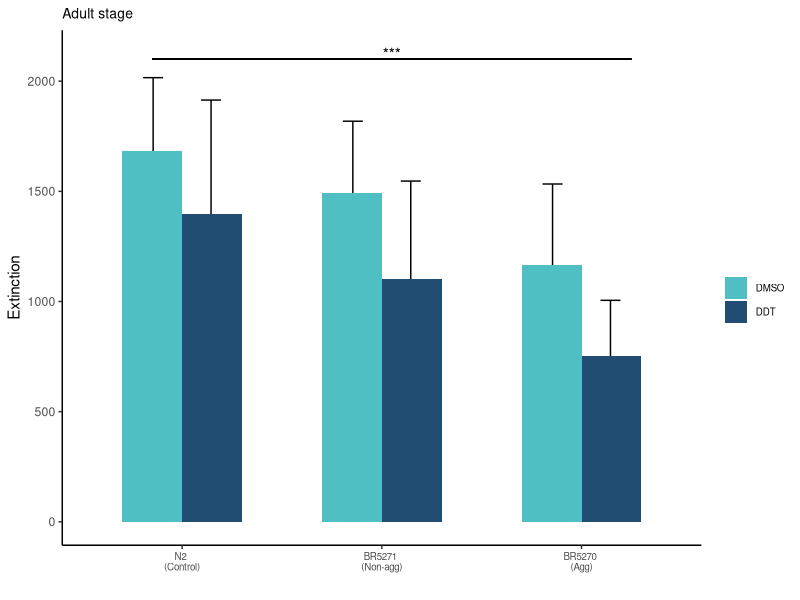
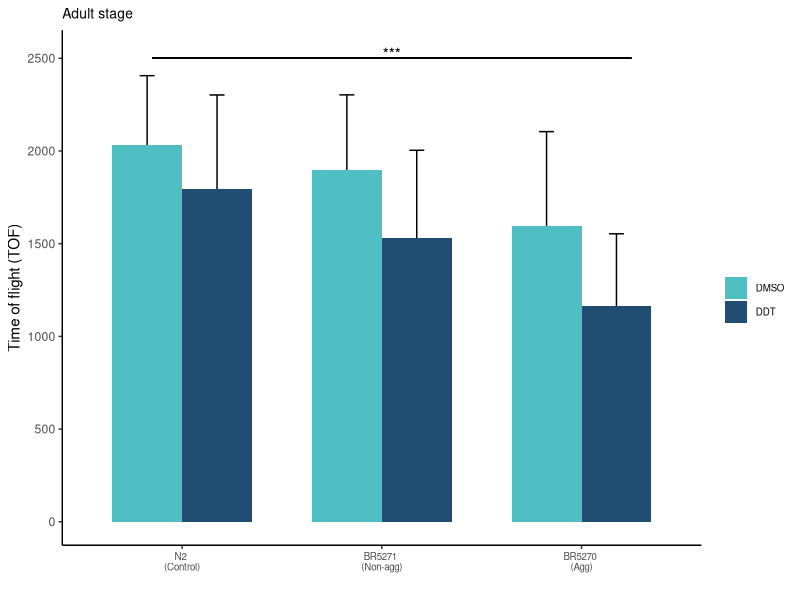
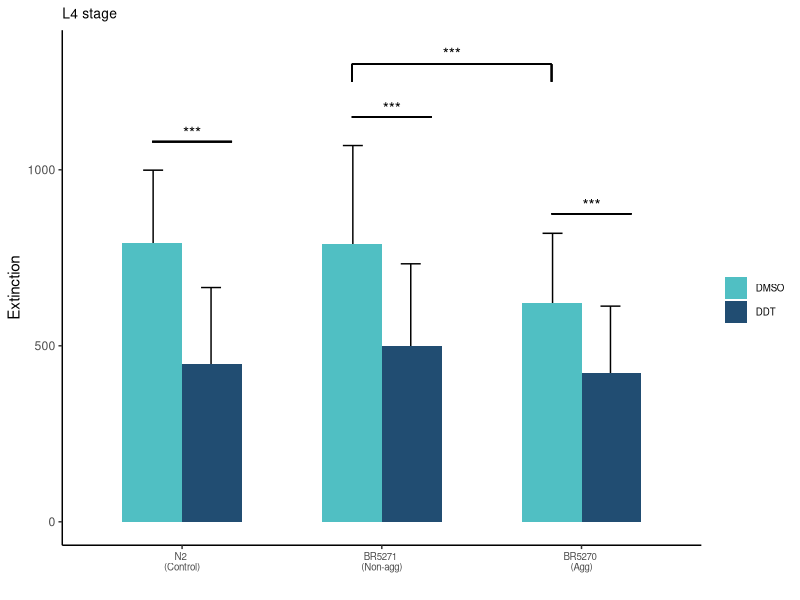
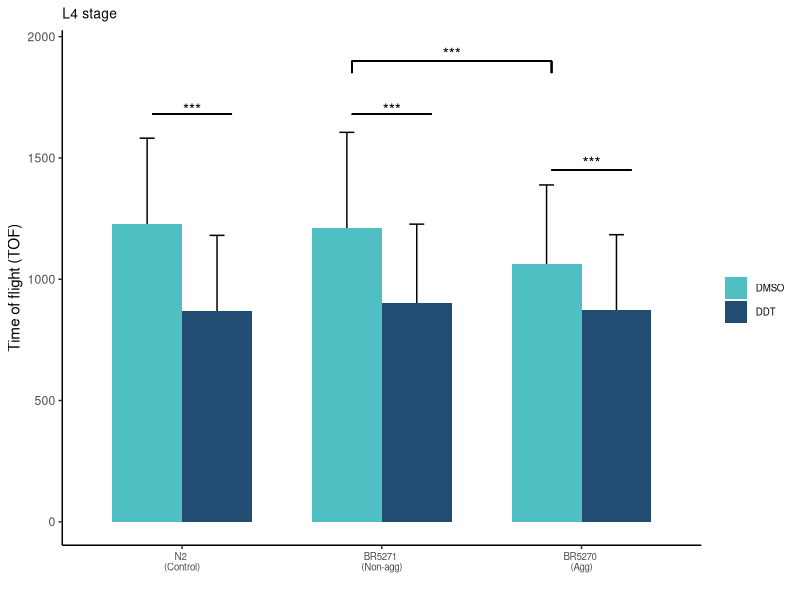
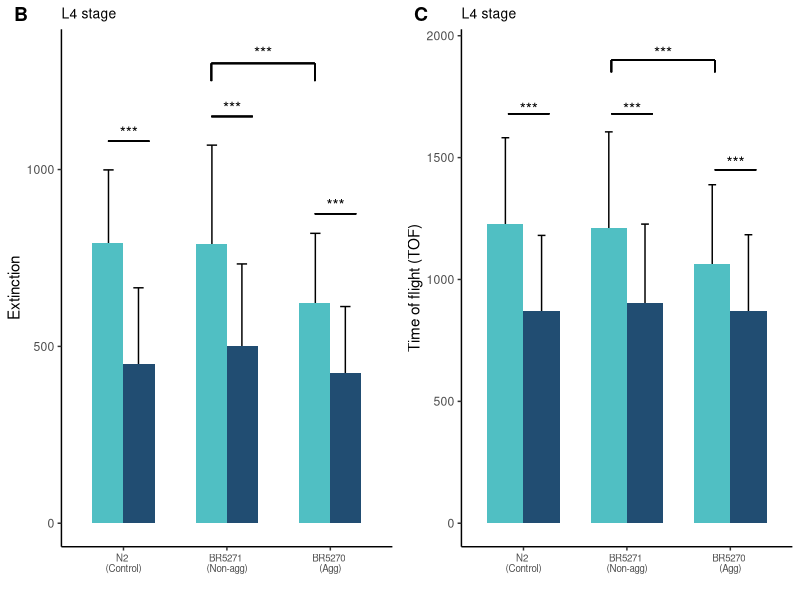
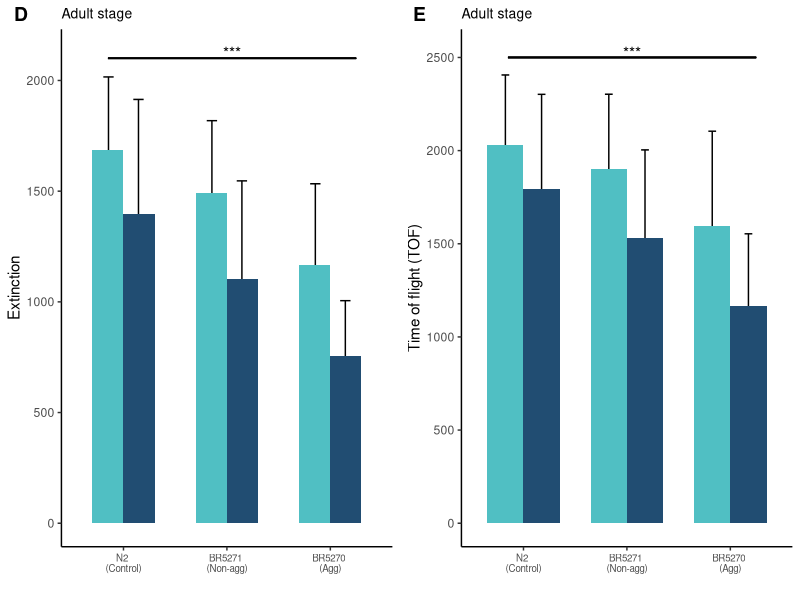
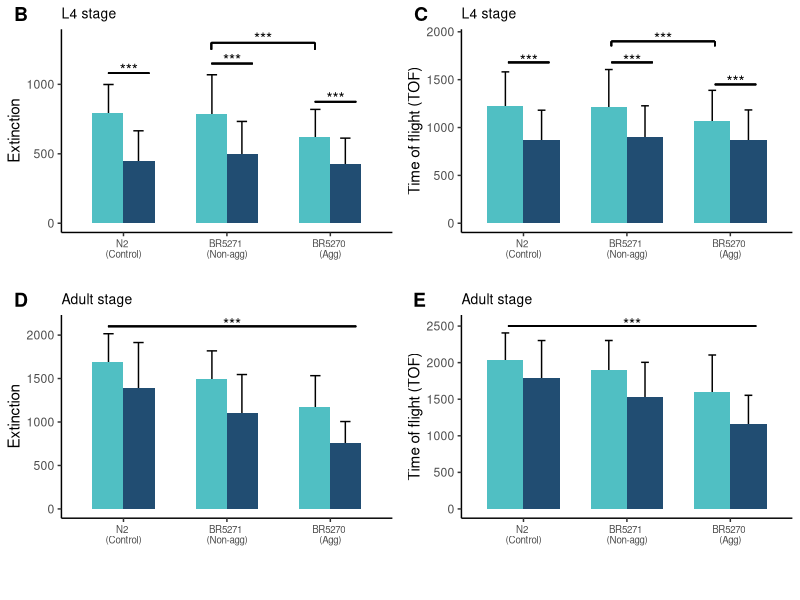

Here is the R script that generated these plots, in order:
############################################################
# ANALYZE WORM SIZE DATA
############################################################

library(tidyverse)
library(ggpubr)
library(gridExtra)
library(cowplot)
# CALL IN L4 DATA

all_l4s <- read_tsv("worm_size/data/L4s_bars.txt") %>% 
    mutate(time = "46-to-50")

all_adults <- read_tsv("worm_size/data/adults_bars_size.txt") %>% 
    mutate(time = "70-to-72")

all_ever <- rbind(all_l4s, all_adults)

all_ever$trt <- factor(all_ever$trt, levels = c("DMSO", "DDT"))
all_ever$strain <- factor(all_ever$strain, levels = c("N2", "BR5271", "BR5270"))

l4s <- all_ever %>% 
    filter(time == "46-to-50") %>% 
    ggplot(aes(x = strain, y = mean_ext, fill = trt)) +
    geom_errorbar(aes(ymin = mean_ext - sd_ext, ymax = mean_ext + sd_ext),  position = position_dodge(width = 0.58), width = 0.2) +
    geom_bar(stat = "identity", position = "dodge", width = 0.6) +
    scale_fill_manual(values = c( "#50BFC3", "#214D72")) +
    theme_classic() +
    #theme(legend.position = c(0.94,0.98), 
    # axis.text.x = element_text(size = 9)) +
    labs(x = "",
         y = "Extinction", fill= "") +
    guides(shape = guide_legend(override.aes = list(size = 0.7))) +
    guides(fill = guide_legend(override.aes = list(size = 0.5))) +
    theme(legend.text = element_text(size = 7), axis.text.x = element_text(size = 7),
          plot.title = element_text(size = 10)) +
    geom_segment(aes(x=1.85, xend=2.25, y=1150, yend=1150)) +
    annotate("text", x = 2.05, y = 1175, label = "***", size = 4) +
    geom_segment(aes(x=0.85, xend=1.25, y=1080, yend=1080)) +
    annotate("text", x = 1.05, y = 1105, label = "***", size = 4) +
    geom_segment(aes(x=1.85, xend=2.85, y = 1300, yend = 1300)) +
    geom_segment(aes(x=1.85, xend=1.85, y = 1250, yend=1300)) +
    geom_segment(aes(x=2.85, xend=2.85, y=1250, yend=1300)) +
    annotate("text", x = 2.35, y = 1330, label = "***", size = 4) +
    geom_segment(aes(x=2.85, xend=3.25, y=875, yend=875)) +
    annotate("text", x = 3.05, y = 900, label = "***", size = 4) +
    scale_x_discrete(labels = c("N2 \n(Control)", "BR5271 \n(Non-agg)", "BR5270 \n(Agg)")) +
    ggtitle("L4 stage")

adults <- all_ever %>% 
    filter(time == "70-to-72") %>% 
    ggplot(aes(x = strain, y = mean_ext, fill = trt)) +
    geom_errorbar(aes(ymin = mean_ext - sd_ext, ymax = mean_ext + sd_ext),  position = position_dodge(width = 0.58), width = 0.2) +
    geom_bar(stat = "identity", position = "dodge", width = 0.6) +
    scale_fill_manual(values = c( "#50BFC3", "#214D72")) +
    theme_classic() +
    #theme(legend.position = c(0.94,0.98), 
    # axis.text.x = element_text(size = 9)) +
    labs(x = "",
         y = "Extinction", fill= "") +
    guides(shape = guide_legend(override.aes = list(size = 0.7))) +
    guides(fill = guide_legend(override.aes = list(size = 0.5))) +
    theme(legend.text = element_text(size = 7), axis.text.x = element_text(size = 7),
          plot.title = element_text(size = 10)) +
    geom_segment(aes(x=0.85, xend=3.25, y=2100, yend=2100)) +
    annotate("text", x = 2.05, y = 2125, label = "***", size = 4) +
    scale_x_discrete(labels = c("N2 \n(Control)", "BR5271 \n(Non-agg)", "BR5270 \n(Agg)")) +
    ggtitle("Adult stage")

l4s.tof <- all_ever %>% 
    filter(time == "46-to-50") %>% 
    ggplot(aes(x = strain, y = mean_tof, fill = trt)) +
    geom_errorbar(aes(ymin = mean_tof - sd_tof, ymax = mean_tof + sd_tof),  position = position_dodge(width = 0.7), width = 0.15) +
    geom_bar(stat = "identity", position = "dodge", width = 0.7) +
    scale_fill_manual(values = c( "#50BFC3", "#214D72")) +
    theme_classic() +
    #theme(legend.position = c(0.94,0.98), 
    # axis.text.x = element_text(size = 9)) +
    labs(x = "",
         y = "Time of flight (TOF)", fill= "") +
    guides(shape = guide_legend(override.aes = list(size = 0.7))) +
    guides(fill = guide_legend(override.aes = list(size = 0.5))) +
    theme(legend.text = element_text(size = 7), axis.text.x = element_text(size = 7),
          plot.title = element_text(size = 10)) +
    geom_segment(aes(x=1.85, xend=2.25, y=1680, yend=1680)) +
    annotate("text", x = 2.05, y = 1700, label = "***", size = 4) +
    geom_segment(aes(x=0.85, xend=1.25, y=1680, yend=1680)) +
    annotate("text", x = 1.05, y = 1700, label = "***", size = 4) +
    geom_segment(aes(x=1.85, xend=2.85, y = 1900, yend = 1900)) +
    geom_segment(aes(x=1.85, xend=1.85, y = 1850, yend=1900)) +
    geom_segment(aes(x=2.85, xend=2.85, y=1850, yend=1900)) +
    annotate("text", x = 2.35, y = 1930, label = "***", size = 4) +
    geom_segment(aes(x=2.85, xend=3.25, y=1450, yend=1450)) +
    annotate("text", x = 3.05, y = 1480, label = "***", size = 4) +
    scale_x_discrete(labels = c("N2 \n(Control)", "BR5271 \n(Non-agg)", "BR5270 \n(Agg)"))+
    ggtitle("L4 stage")

adults.tof <- all_ever %>% 
    filter(time == "70-to-72") %>% 
    ggplot(aes(x = strain, y = mean_tof, fill = trt)) +
    geom_errorbar(aes(ymin = mean_tof - sd_tof, ymax = mean_tof + sd_tof),  position = position_dodge(width = 0.7), width = 0.15) +
    geom_bar(stat = "identity", position = "dodge", width = 0.7) +
    scale_fill_manual(values = c( "#50BFC3", "#214D72")) +
    theme_classic() +
    #theme(legend.position = c(0.94,0.98), 
    # axis.text.x = element_text(size = 9)) +
    labs(x = "",
         y = "Time of flight (TOF)", fill= "") +
    ggtitle("70-72 hours") +
    guides(shape = guide_legend(override.aes = list(size = 0.7))) +
    guides(fill = guide_legend(override.aes = list(size = 0.5))) +
    theme(legend.text = element_text(size = 7), axis.text.x = element_text(size = 7),
          plot.title = element_text(size = 10)) +
    geom_segment(aes(x=0.85, xend=3.25, y=2500, yend=2500)) +
    annotate("text", x = 2.05, y = 2525, label = "***", size = 4) +
    scale_x_discrete(labels = c("N2 \n(Control)", "BR5271 \n(Non-agg)", "BR5270 \n(Agg)"))+
    ggtitle("Adult stage")


prow2 <- plot_grid(
    l4s + theme(legend.position="none"),
    l4s.tof + theme(legend.position="none"),
    align = 'vh',
    labels = c("B", "C"),
    hjust = -1,
    nrow = 1
)

prow3 <- plot_grid(
    adults + theme(legend.position="none"),
    adults.tof + theme(legend.position="none"),
    align = 'vh',
    labels = c("D", "E"),
    hjust = -1,
    nrow = 1
)

legend <- get_legend(
    # create some space to the left of the legend
    l4s +
        guides(color = guide_legend(nrow = 1)) +
        theme(legend.position = "bottom"))


size <- plot_grid(prow2, prow3, legend, ncol = 1, rel_heights = c(1,1,0.1))

# To save plot as a pdf
#pdf("worm_size/figures/extinction_l4_adult.pdf", width = 3, height = 6)
#plot_grid(prow, legend, ncol = 1, rel_heights = c(1, .1))
#dev.off()


